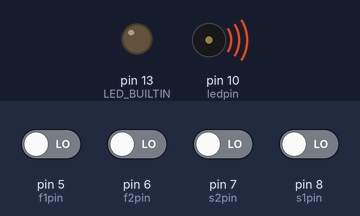
A sketch run on a simulated Arduino Uno, built with avr-gcc and run on an emulated ATmega328P. Shown: output pins drawn as LEDs (lit = HIGH), buzzer (waves = sounding). The test bench sets the inputs (shaded band); at power-on: pin 5 (f1pin), pin 6 (f2pin), pin 7 (s2pin), pin 8 (s1pin) LOW.

Above: at 1.2 s.
1.3 s: pin 5 (f1pin) driven HIGH
At 1.7 s:
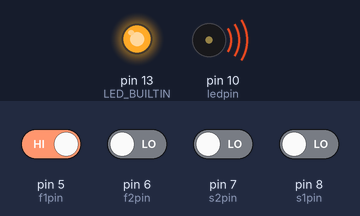
5.8 s: pin 5 (f1pin) driven LOW
At 6.3 s:
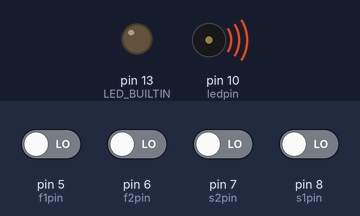
7.3 s: pin 6 (f2pin) driven HIGH
At 8.7 s:
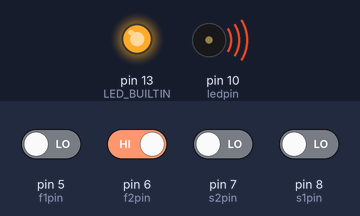
Timing chart, 0 to 10.3 s (numbered marks = the images above; inputs shaded):
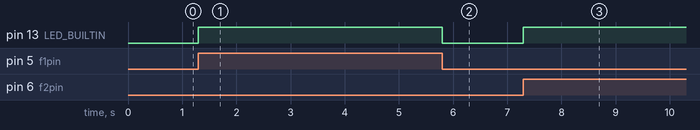

The sketch:

speedometer.ino
```cpp
//Number Pins of Arduino
enum pins {
	s1pin = 8,	//sensor start rider 1
	s2pin = 7,	//sensor start rider 2
	f1pin = 5,	//sensor finish rider 1
	f2pin = 6,	//sensor finish rider 2
	ledpin = 10	//Output 38kHz for infrared led
          };

bool start = 0, test = 0, prt = 0, printed = 0, //flags
     s1, s2, f1, f2, //sensors states
     g1, g2,         // flags of start measuring (Go!) and test for mistake
     go1, go2,       // flags of measuring
     fi1, fi2,       // flags of finish, test for mistake
     fin1, fin2     // finish flags
     ;
unsigned long t, t1, t2, tf1, tf2; //times in milliseonds
void reset_all() {
  start = g1 = g2 = go1 = go2 = fi1 = fi2 = fin1 = fin2 = 0;
}
void setup() {

  pinMode(ledpin, OUTPUT);
  pinMode(LED_BUILTIN, OUTPUT);
  tone(ledpin, 38000);
  pinMode(s1pin, INPUT);
  pinMode(s2pin, INPUT);
  pinMode(f1pin, INPUT);
  pinMode(f2pin, INPUT);
  // initialize serial:
  Serial.begin(9600);

}

void loop() {
  //get time
  t = millis();
  //test sensors
  s1 = digitalRead(s1pin);
  s2 = digitalRead(s2pin);
  f1 = digitalRead(f1pin);
  f2 = digitalRead(f2pin);


  //-----------crossing finish LINE1-----------
  if (!fin1) {
    if (!go1) {
      //test for start sensor on
      if (s1) {
        if (!g1) t1 = t;
        g1 = 1;
      } else {
        g1 = 0;
      }
      if (g1) {
        //check for stability
        if ((unsigned long)(t1 - t) > 3) {
          go1 = 1;
        }
      }
    } else {
      //when we go
      //test for fin sensors on
      if (f1) {
        if (!fi1) tf1 = t;
        fi1 = 1;
      } else {
        fi1 = 0;
      }
      //check for stability
      if (fi1) {
        if ((unsigned long)(tf1 - t) > 3) {
          fin1 = 1;
        }
      }
    }
  }

  //-----------crossing finish  LINE2-----------
  if (!fin2) {
    if (!go2) {
      //test for start sensor on
      if (s2) {
        if (!g2) t2 = t;
        g2 = 1;
      } else {
        g2 = 0;
      }
      if (g2) {
        //check for stability
        if ((unsigned long)(t2 - t) > 3) {
          go2 = 1;
        }
      }
    } else {
      //when we go
      //test for fin sensors on
      if (f2) {
        if (!fi2) tf2 = t;
        fi2 = 1;
      } else {
        fi2 = 0;
      }
      //check for stability
      if (fi2) {
        if ((unsigned long)(tf2 - t) > 3) {
          fin2 = 1;
        }
      }
    }
  }

  //indicate for callibration
  if (s1 || s2 || f1 || f2)digitalWrite(LED_BUILTIN, HIGH);
  else digitalWrite(LED_BUILTIN, LOW);

  //autoprint
  if (fin1 && fin2) {
    if (!printed) prt = 1;
  } else {
    printed = 0;
  }

  // print result
  if (prt)
  {

    unsigned long tmp_t, tmp_spd;

    Serial.print(' ');
    if (fin1) {
      tmp_t = tf1 - t1;
      if (tmp_t < 1)tmp_t = 1;
      tmp_spd = 3600000 / tmp_t; //calculate speed*100 in km/h on 10 m.
      if (tmp_spd % 10 > 4)tmp_spd += 10; //round
      tmp_spd /= 10;
      Serial.print(tmp_spd / 10, DEC);
      Serial.print('.');
      Serial.print(tmp_spd % 10, DEC);
    }
    else Serial.print("----");
    Serial.print(" | ");
    if (fin2) {
      tmp_t = tf2 - t2;
      if (tmp_t < 1)tmp_t = 1;
      tmp_spd = 3600000 / tmp_t; //calculate speed*100 in km/h on 10 m.
      if (tmp_spd % 10 > 4)tmp_spd += 10; //round
      tmp_spd /= 10;
      Serial.print(tmp_spd / 10, DEC);
      Serial.print('.');
      Serial.print(tmp_spd % 10, DEC);
    }
    else Serial.print("----");
    Serial.println(" km/h");

    prt = 0;
    printed = 1;
  }


  // print sensors state:
  if (test) {
    Serial.print(' ');
    if (fin1) Serial.print((tf1 - t1), DEC);
    else {
      Serial.print('[');
      Serial.print(s1);
      Serial.print(f1);
      Serial.print(go1);
      Serial.print(']');
    }
    Serial.print(" | ");
    if (fin2) Serial.print((tf2 - t2), DEC);
    else {
      Serial.print('[');
      Serial.print(s2);
      Serial.print(f2);
      Serial.print(go2);
      Serial.print(']');
    }
    Serial.println();
    test = 0;
  }


  //clear time and ready to start
  if (start) {
    reset_all();
    Serial.println("----START----");
    start = 0;
  }

}

/*
  SerialEvent occurs whenever a new data comes in the hardware serial RX. This
  routine is run between each time loop() runs, so using delay inside loop can
  delay response. Multiple bytes of data may be available.
*/
void serialEvent() {
  while (Serial.available()) {
    // get the new byte:
    char inChar = (char)Serial.read();
    if (inChar == 's') start = true;
    if (inChar == 't') test = true;
    if (inChar == 'p') prt = true;
  }
}
```

Measured:
- after the input at 1.3 s, pin 13 (LED_BUILTIN): LOW → HIGH at once
- after the input at 5.8 s, pin 13 (LED_BUILTIN): HIGH → LOW at once
- after the input at 7.3 s, pin 13 (LED_BUILTIN): LOW → HIGH at once
